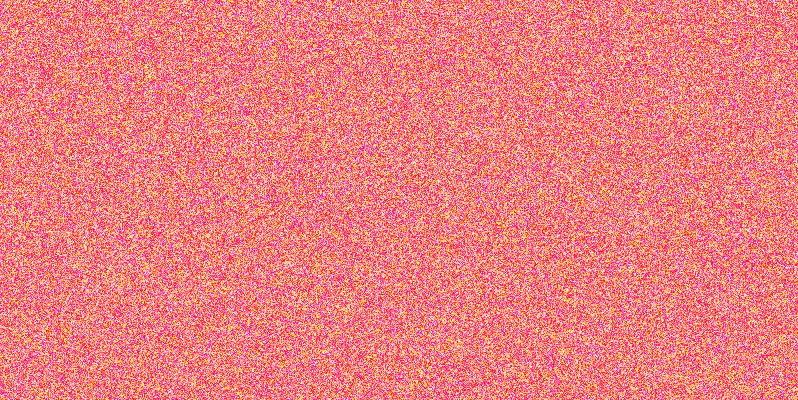
#> input picture PythonComputerVision/imagenSecreta.jpeg, 798 x 400 px, found by its file name
$ jupyter execute ResolucionEjercicioImagenSecreta.ipynb
#> lines starting #> are read from the running program, lines starting #| are printed output that depends on the picture
Importar librerías

[cell 1]
import cv2
import matplotlib.pyplot as plt
from IPython.display import Image
import numpy as np

Cargar la imagen a procesar

[cell 2]
img_bgr = cv2.imread("/imagenSecreta.jpeg", cv2.IMREAD_COLOR)
#> img_bgr is the input picture: shape (400, 798, 3); mean B, G, R 127.4, 127.5, 237.8
plt.imshow(img_bgr)
#> (this line was passed over: IPython is not available in this run)

Cambiar de canal BGR a RGB

[cell 3]
img_rgb = cv2.cvtColor(img_bgr, cv2.COLOR_BGR2RGB)
plt.imshow(img_rgb)
#> (this line was passed over: IPython is not available in this run)

Explorar los canales de color de la imagen BGR

[cell 4]
img_bgr = cv2.imread("/imagenSecreta.jpeg", cv2.IMREAD_COLOR)
b, g, r = cv2.split(img_bgr)
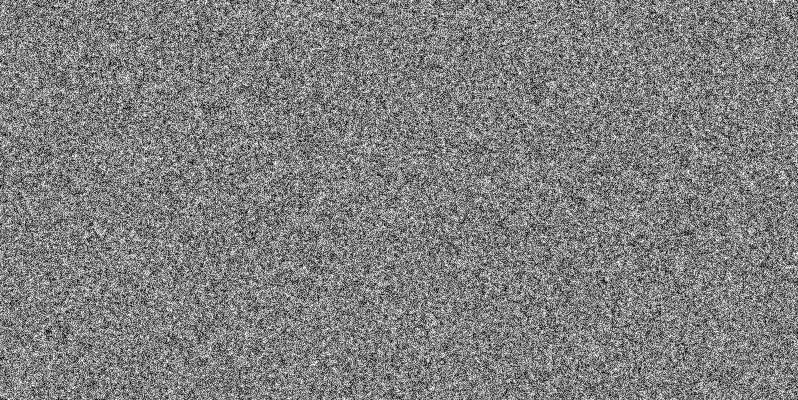
#> b: shape (400, 798); min 0, max 255, mean 127.4
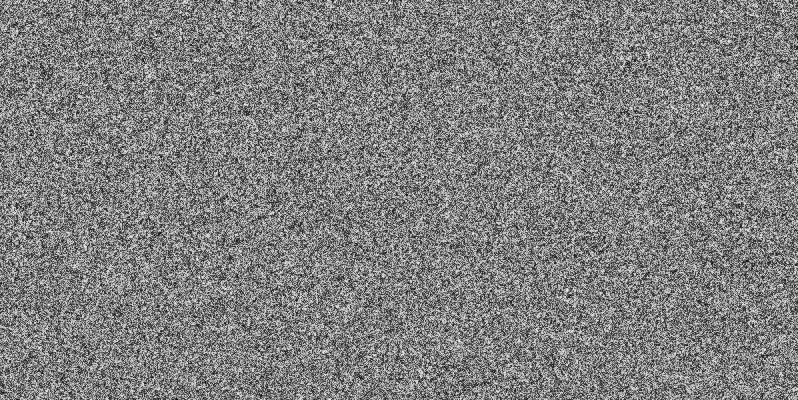
#> g: shape (400, 798); min 8, max 248, mean 127.5
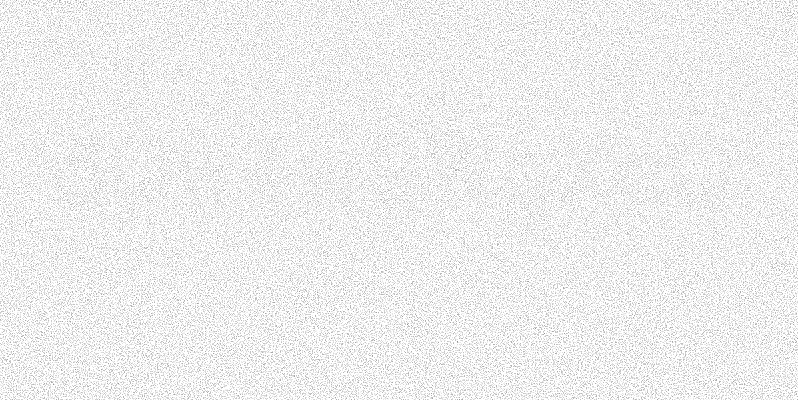
#> r: shape (400, 798); min 134, max 255, mean 237.8
plt.figure(figsize=(15, 5))
#> (this line was passed over: IPython is not available in this run)

plt.subplot(142)
#> (this line was passed over: IPython is not available in this run)
plt.imshow(r, cmap="OrRd");plt.title("Rojos")
#> (this line was passed over: IPython is not available in this run)
#> (this line was passed over: IPython is not available in this run)
plt.subplot(143)
#> (this line was passed over: IPython is not available in this run)
plt.imshow(g, cmap="YlGn");plt.title("Verdes")
plt.subplot(144)
plt.imshow(b, cmap="Blues");plt.title("Azules")
